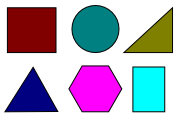
#> input picture Images/shapes.png, 180 x 120 px, found by its file name
$ python shape_detection.py
#> lines starting #> are read from the running program, lines starting #| are printed output that depends on the picture; after the words box and inside, x2 and y2 are one past the last pixel; in counts of white or black regions, pixels touching at a corner belong together
import cv2
import numpy as np

def getContours(img):
    contours,hierarchy=cv2.findContours(img,cv2.RETR_EXTERNAL,cv2.CHAIN_APPROX_NONE)
    objecType=''
    for cnt in contours:
        area=cv2.contourArea(cnt)
        print(area)
        if area>500:
            cv2.drawContours(imgCopy,cnt,-1,(255,0,255),3)
            peri=cv2.arcLength(cnt,True)
            print(peri)
            # Approximate corner points contour,resolution,closed
            approx=cv2.approxPolyDP(cnt,0.02*peri,True)
            print(len(approx))
            objCor=len(approx)
            x,y,w,h=cv2.boundingRect(approx)
            if objCor == 3: objecType = 'Triangle'
            elif objCor == 4:
                aspRatio=w/float(h)
                if aspRatio>0.95 and aspRatio < 1.05:
                    objecType = 'Square'
                else:
                    objecType = 'Rectangle'
            elif objCor > 4 and objCor  <8 :objecType = 'Polygon'
            elif objCor>7:
                objecType = 'Circle'


            cv2.rectangle(imgCopy,(x,y),(x+w,y+h),(255,0,0),2)
            cv2.putText(imgCopy,objecType,(int(x+(w/2)-30),int(y+(h/2))), cv2.FONT_HERSHEY_COMPLEX,0.5,(0,200,200),1)


img=cv2.imread("images/shapes.png",1)
#> img is the input picture: shape (120, 180, 3); mean B, G, R 191, 169.9, 177.1
print(img.shape)
#| (120, 180, 3)
img=cv2.resize(img,(img.shape[0]*3,img.shape[1]* 2))
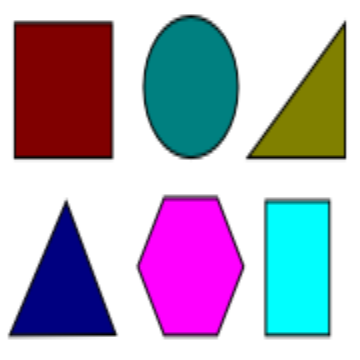
#> img: shape (360, 360, 3); mean B, G, R 190.9, 169.9, 177.1
imgGray=cv2.cvtColor(img,cv2.COLOR_BGR2GRAY)
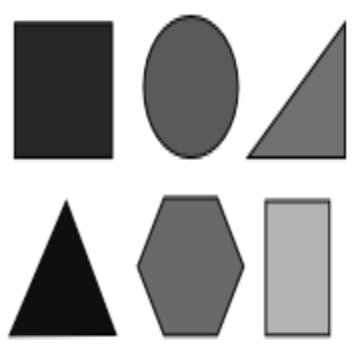
#> imgGray: shape (360, 360); min 0, max 255, mean 174.4
imgBlur=cv2.GaussianBlur(imgGray,(7,7),1)
imgCanny=cv2.Canny(imgBlur,50,50)
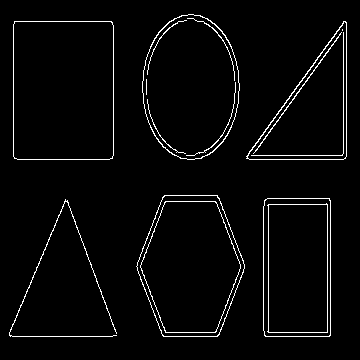
#> imgCanny: shape (360, 360); 3.2% white in thin lines or dots, all inside (x1, y1, x2, y2) = (9, 14, 347, 337)
imgCopy=img.copy()
getContours(imgCanny)
#> in getContours, `contours,hierarchy=cv2.findContours(img,cv2.RETR_EXTERNAL,cv2.CHAIN_AP..`: contours = 6 contours; box (x1, y1, x2, y2) and area: (13, 21, 114, 160) 13782, (136, 195, 245, 337) 11546, (142, 14, 240, 160) 10994, (263, 198, 331, 337) 9228, (246, 21, 347, 160) 7210, (9, 199, 117, 337) 46
#> the loop in getContours, `for cnt in contours:` made 6 passes
#> (area, peri, approx, objCor, x, y, w, h) on passes 2, 5: (9227.5, 405.9, [[267, 198], [264, 335], [329, 336], [330, 200]], 4, 264, 198, 67, 139), (13782.5, 471.9, [[14, 21], [14, 158], [112, 158], [112, 22]], 4, 14, 21, 99, 138)
#> (area, peri, approx, objCor, x, y, w, h) on pass 4: (7210.5, 417.7, [[345, 21], [246, 158], [345, 158]], 3, 246, 21, 100, 138)
#> (printed output is left out)
#> after the loop in getContours, `for cnt in contours:`:
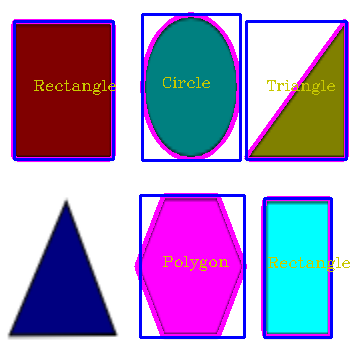
#> imgCopy: shape (360, 360, 3); 10.6% of pixels changed, all inside (x1, y1, x2, y2) = (11, 12, 350, 339)

cv2.imshow("image",img)
cv2.imshow("imgGray",imgGray)
cv2.imshow("imgBlur",imgBlur)
cv2.imshow("imgBlur",imgCanny)
cv2.imshow("imgCopy ",imgCopy)
cv2.waitKey(0)
cv2.destroyAllWindows()

$ run again, with Images/smart1.PNG copied over Images/shapes.png
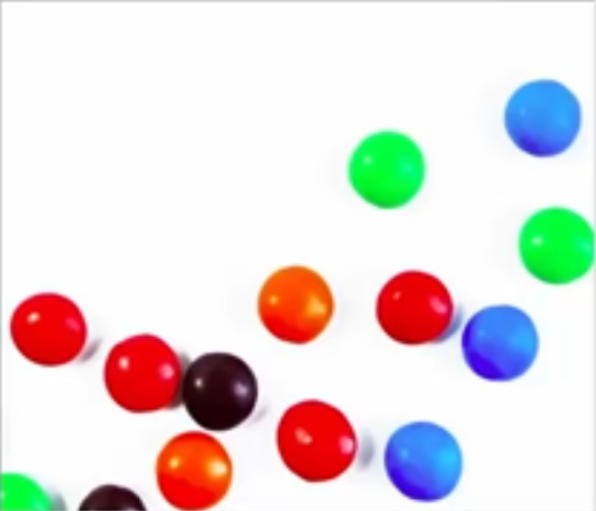
#> input picture Images/smart1.PNG, 596 x 511 px, found by its file name
#> img is the input picture: shape (511, 596, 3); mean B, G, R 218.7, 219.5, 228.2
#| (511, 596, 3)
#> img: shape (1192, 1533, 3)
#> `imgGray=cv2.cvtColor(img,cv2.COLOR_BGR2GRAY)`:
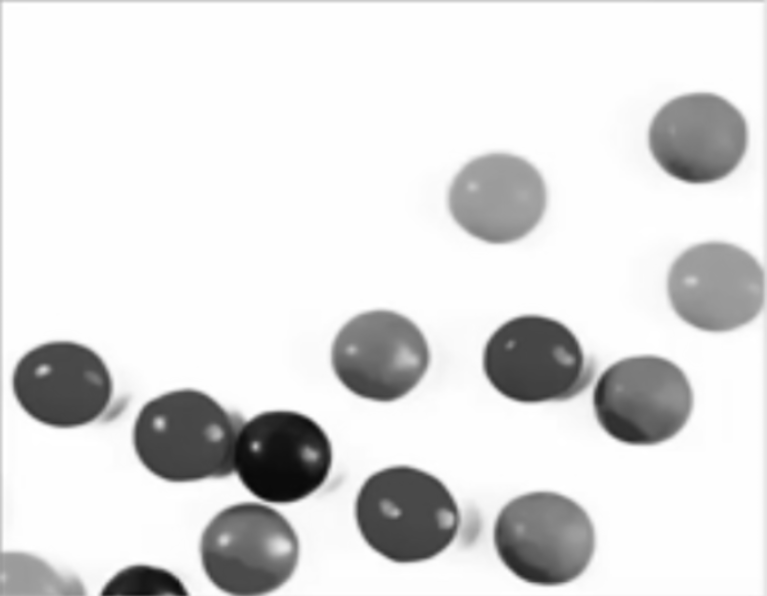
#> imgGray: shape (1192, 1533) (shown at 1/2 size); min 7, max 255, mean 222
#> `imgCanny=cv2.Canny(imgBlur,50,50)`:
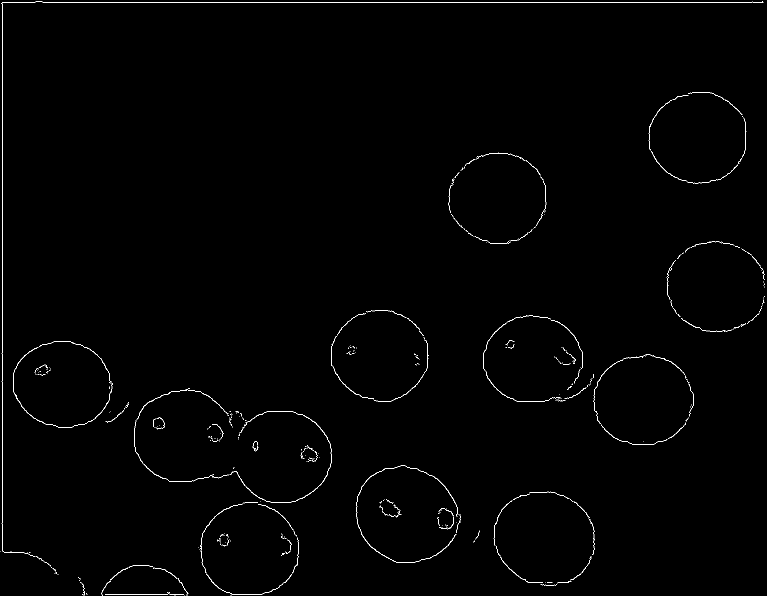
#> imgCanny: shape (1192, 1533) (shown at 1/2 size); 0.67% white in thin lines or dots
#> contours = 497 contours, 476 with area under 20; largest, box (x1, y1, x2, y2) and area: (27, 694, 221, 856) 88, (712, 1025, 913, 1125) 74, (712, 931, 908, 1013) 70, (467, 887, 663, 1005) 68, (268, 788, 428, 964) 58
#> the loop in getContours, `for cnt in contours:` made 497 passes
#> area on passes 28, 37, 43: 37.5, 21, 29.5
#> (printed output is left out)
